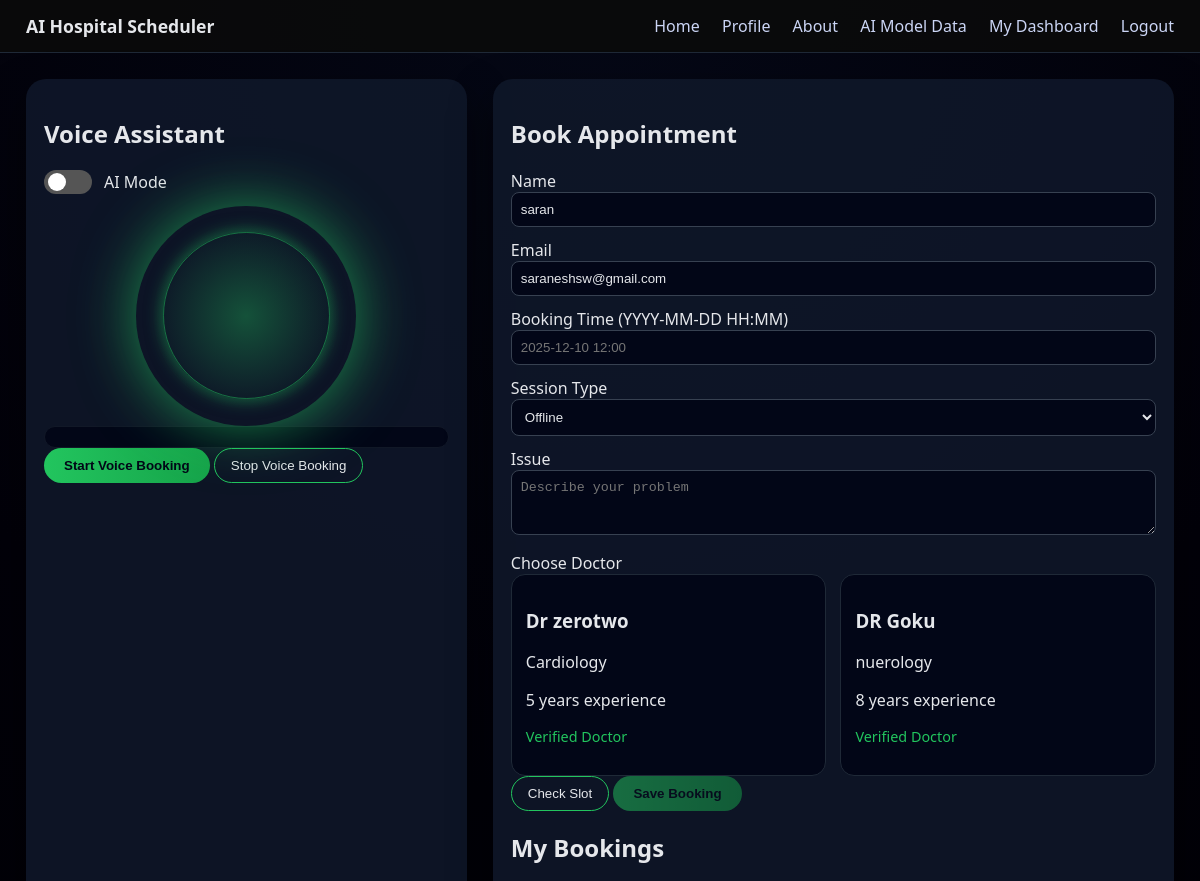
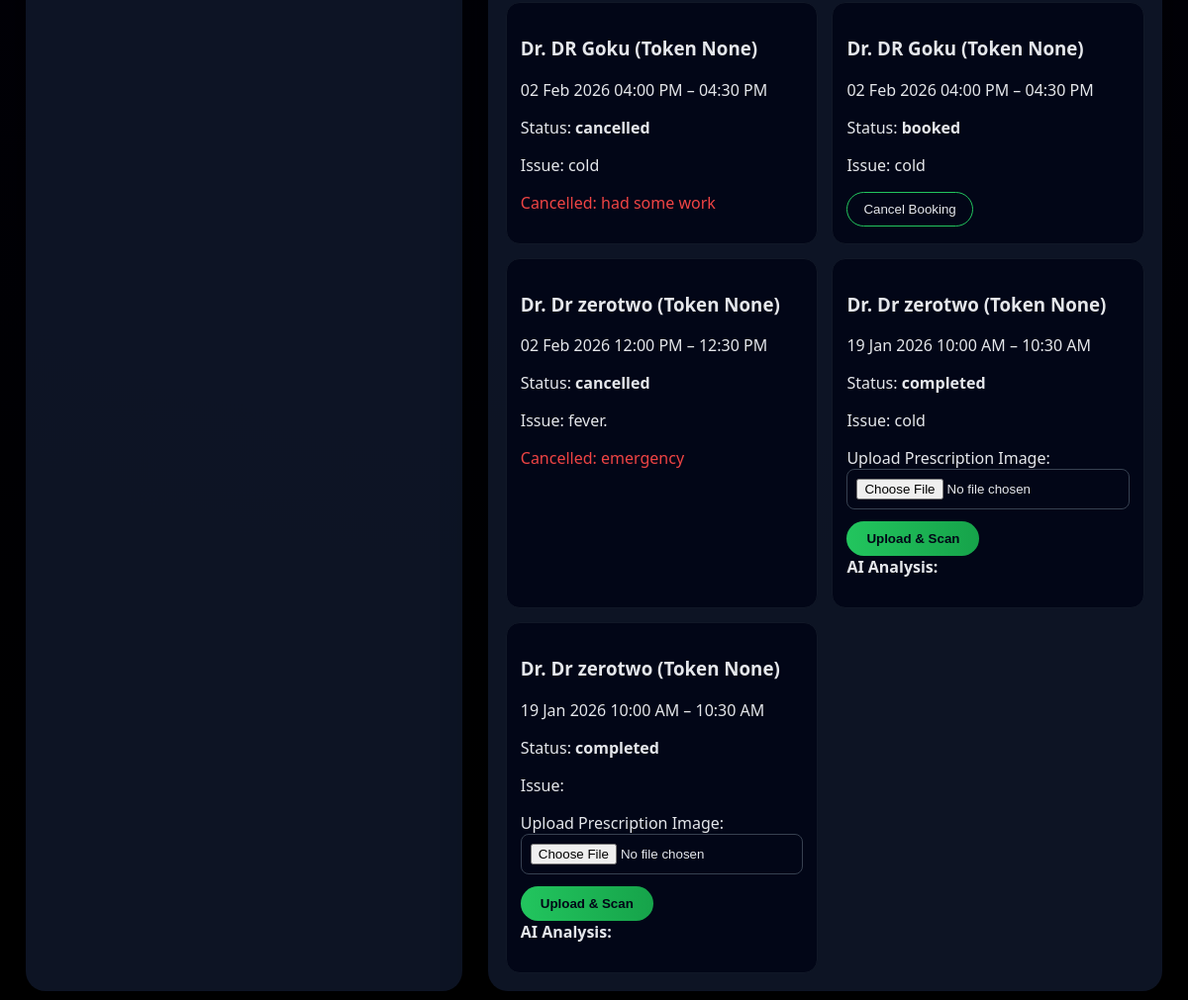
Screenshot of /user/dashboard (signed in) with the database file from the repository (2 pictures, top to bottom).
### models.py (models this page shows)
class User(db.Model, UserMixin):
    id = db.Column(db.Integer, primary_key=True)
    username = db.Column(db.String(80), unique=True, nullable=False)
    email = db.Column(db.String(120), unique=True, nullable=False)
    phone = db.Column(db.String(20))
    address = db.Column(db.Text)
    password_hash = db.Column(db.String(200), nullable=False)
    role = db.Column(db.String(20), default="user")
    created_at = db.Column(db.DateTime, default=datetime.utcnow)
    doctor_profile = db.relationship("Doctor", backref="user", uselist=False)
    bookings = db.relationship("Booking", backref="user", lazy=True)

class Doctor(db.Model):
    id = db.Column(db.Integer, primary_key=True)
    user_id = db.Column(db.Integer, db.ForeignKey("user.id"), nullable=False)
    name = db.Column(db.String(120), nullable=False)
    department = db.Column(db.String(120))
    experience_years = db.Column(db.Integer, default=0)
    certificates = db.Column(db.Text)
    created_at = db.Column(db.DateTime, default=datetime.utcnow)
    schedules = db.relationship("DoctorSchedule", backref="doctor", lazy=True)
    bookings = db.relationship("Booking", backref="doctor", lazy=True)

class Booking(db.Model):
    id = db.Column(db.Integer, primary_key=True)
    user_id = db.Column(db.Integer, db.ForeignKey("user.id"), nullable=False)
    doctor_id = db.Column(db.Integer, db.ForeignKey("doctor.id"), nullable=False)
    start_time = db.Column(db.DateTime, nullable=False)
    end_time = db.Column(db.DateTime, nullable=False)
    session_type = db.Column(db.String(20), default="offline")
    issue_description = db.Column(db.Text)
    status = db.Column(db.String(20), default="booked")
    cancel_reason = db.Column(db.Text)
    token_number = db.Column(db.Integer)
    created_at = db.Column(db.DateTime, default=datetime.utcnow)
    prescription = db.relationship("Prescription", backref="booking", uselist=False)

### app.py (the view)
@app.route("/user/dashboard")
@login_required
def user_dashboard():
    if current_user.role != "user":
        return redirect("/")
    update_booking_status()
    doctors = Doctor.query.all()
    bookings = Booking.query.filter_by(
        user_id=current_user.id
    ).order_by(Booking.start_time.desc()).all()
    notifications = Notification_win.query.filter_by(
        user_id=current_user.id,
        is_read=False
    ).all()
    return render_template(
        "user_dashboard.html",
        doctors=doctors,
        bookings=bookings,
        notifications=notifications  # <--- PASS THIS TO HTML
    )

### app.py (called while the page is built)
@login_manager.user_loader
def load_user(user_id):
    return User.query.get(int(user_id))

def update_booking_status():
    now = datetime.now()
    booked = Booking.query.filter(
        Booking.status == "booked",
        Booking.start_time <= now,
        Booking.end_time > now
    ).all()
    for b in booked:
        b.status = "ongoing"
    completed = Booking.query.filter(
        Booking.status.in_(["booked", "ongoing"]),
        Booking.end_time <= now
    ).all()
    for b in completed:
        b.status = "completed"
    db.session.commit()

### templates/user_dashboard.html (shortened to what this page needs)
{% extends "base.html" %}
{% block content %}
<div class="user-layout">
  <div class="voice-panel">
    <h2>Voice Assistant</h2>
    <div class="ai-toggle">
      <label class="switch">
        <span class="slider"></span>
      </label>
      <span>AI Mode</span>
    </div>
    <div class="glow-circle small">
      <div class="web-lines"></div>
    </div>
    <div class="chat-box">
      <div id="chat-log" class="chat-log"></div>
    </div>
    <div class="voice-buttons">
      <button id="btn-start-voice-booking" class="btn-primary">
        Start Voice Booking
      </button>
      <button id="btn-stop-voice-booking" class="btn-secondary">
        Stop Voice Booking
      </button>
    </div>
  </div>
  <div class="booking-panel">
    <h2>Book Appointment</h2>
    <form id="booking-form" onsubmit="return false;">
      <label>Name</label>
      <input type="text" id="user-name"
             value="{{ current_user.username }}" required>
      <label>Email</label>
      <input type="email" id="user-email"
             value="{{ current_user.email }}" required>
      <label>Booking Time (YYYY-MM-DD HH:MM)</label>
      <input type="text" id="booking-time"
             placeholder="2025-12-10 12:00">
      <label>Session Type</label>
      <select id="session-type">
        <option value="offline">Offline</option>
      </select>
      <label>Issue</label>
      <textarea id="issue" rows="3"
                placeholder="Describe your problem"></textarea>
      <label>Choose Doctor</label>
      <div class="doctor-cards">
        {% for d in doctors %}
        <div class="doctor-card" data-doctor-id="{{ d.id }}">
          <h3>{{ d.name }}</h3>
          <p>{{ d.department }}</p>
          <p>{{ d.experience_years }} years experience</p>
          <p class="verified">Verified Doctor</p>
        </div>
        {% endfor %}
      </div>
      <button type="button" id="btn-check-slot"
              class="btn-secondary">
        Check Slot
      </button>
      <button type="button" id="btn-open-confirm"
              class="btn-primary" disabled>
        Save Booking
      </button>
    </form>
    <h2>My Bookings</h2>
    <div class="booking-cards">
      {% for b in bookings %}
      <div class="booking-card">
        <h3>
          Dr. {{ b.doctor.name }}
          (Token {{ b.token_number }})
        </h3>
        <p>
          {{ b.start_time.strftime("%d %b %Y %I:%M %p") }}
          –
          {{ b.end_time.strftime("%I:%M %p") }}
        </p>
        <p>Status: <strong>{{ b.status }}</strong></p>
        <p>Issue: {{ b.issue_description }}</p>
        {% if b.status == "booked" %}
          <button
            class="btn-secondary btn-cancel-booking"
            data-id="{{ b.id }}">
            Cancel Booking
          </button>
        {% endif %}
        {% if b.status == "completed" %}
          <div class="prescription-upload-area">
            <label>Upload Prescription Image:</label>
            <input type="file" id="presc-file-{{ b.id }}" accept="image/*">
            <button class="btn-primary btn-upload-presc" data-id="{{ b.id }}">
              Upload & Scan
            </button>
          </div>
          <div id="scan-result-{{ b.id }}" class="scan-result hidden">
            <strong>AI Analysis:</strong>
            </div>
        {% endif %}
        {% if b.status == "cancelled" %}
          <p class="error-text">
            Cancelled: {{ b.cancel_reason }}
          </p>
        {% endif %}
      </div>
      {% endfor %}
    </div>
  </div>
</div>
{% endblock %}

### templates/base.html (shortened to what this page needs)
<!DOCTYPE html>
<html lang="en">
<head>
  <link rel="stylesheet" href="{{ url_for('static', filename='css/styles.css') }}">
</head>
<body>
<header class="top-nav">
  <div class="brand">AI Hospital Scheduler</div>
  <nav>
    <a href="{{ url_for('index') }}">Home</a>
    {% if current_user.is_authenticated %}
      <a href="#">Profile</a>
      <a href="#">About</a>
      <a href="#">AI Model Data</a>
      {% if current_user.role == "admin" %}
        <a href="{{ url_for('admin_dashboard') }}">Admin Panel</a>
      {% elif current_user.role == "doctor" %}
        <a href="{{ url_for('doctor_dashboard') }}">Doctor Dashboard</a>
      {% else %}
        <a href="{{ url_for('user_dashboard') }}">My Dashboard</a>
      {% endif %}
      <a href="{{ url_for('logout') }}" class="logout-link">Logout</a>
    {% else %}
      <a href="{{ url_for('login') }}">Login</a>
      <a href="{{ url_for('register') }}">Register</a>
    {% endif %}
  </nav>
</header>
<main>
  {% block content %}{% endblock %}
</main>
</body>
</html>

### static/css/styles.css (style rules this page uses)
* { box-sizing: border-box; }
body { margin: 0; font-family: system-ui, -apple-system, BlinkMacSystemFont, sans-serif; background: radial-gradient(circle at top, #050816 0, #020109 40%, #000000 100%); color: #e5e7eb; }
.top-nav { display: flex; justify-content: space-between; align-items: center; padding: 14px 26px; background: rgba(10, 10, 10, 0.9); border-bottom: 1px solid #1f2937; }
.top-nav a { color: #cbd5f5; margin-left: 18px; text-decoration: none; font-weight: 500; }
.brand { font-weight: 700; font-size: 1.1rem; }
.glow-circle { width: 300px; height: 300px; border-radius: 50%; background: radial-gradient(circle, rgba(34,197,94,0.35), transparent 60%); box-shadow: 0 0 60px rgba(34,197,94,0.7); position: relative; overflow: hidden; }
.glow-circle.small { width: 220px; height: 220px; margin: auto; }
.web-lines { position: absolute; inset: 12%; border-radius: 50%; border: 1px solid rgba(34,197,94,0.5); animation: spin 12s linear infinite; box-shadow: 0 0 18px rgba(34,197,94,0.5); }
.btn-primary { background: linear-gradient(90deg, #22c55e, #16a34a); color: #020617; border: none; border-radius: 999px; padding: 10px 20px; font-weight: 600; cursor: pointer; }
.btn-secondary { background: transparent; color: #e5e7eb; border: 1px solid #22c55e; border-radius: 999px; padding: 9px 16px; cursor: pointer; }
.btn-primary:disabled { opacity: 0.5; cursor: not-allowed; }
.user-layout { display: grid; grid-template-columns: 1.1fr 1.7fr; gap: 26px; padding: 26px; }
.voice-panel, .booking-panel { background: rgba(15, 23, 42, 0.88); padding: 18px; border-radius: 20px; box-shadow: 0 20px 40px rgba(0,0,0,0.5); }
.chat-log { background: #020617; border: 1px solid #111827; border-radius: 12px; padding: 10px; max-height: 180px; overflow-y: auto; font-size: 0.92rem; }
.ai-toggle { display: flex; align-items: center; gap: 12px; margin-bottom: 12px; }
.switch { position: relative; width: 48px; height: 24px; }
.slider { position: absolute; inset: 0; background: #555; border-radius: 24px; transition: 0.3s; }
.slider:before { content: ""; position: absolute; width: 18px; height: 18px; left: 4px; bottom: 3px; background: white; border-radius: 50%; transition: 0.3s; }
.booking-panel input, .booking-panel select, .booking-panel textarea { width: 100%; margin-bottom: 12px; padding: 9px; border-radius: 8px; border: 1px solid #374151; background: #020617; color: #e5e7eb; }
.doctor-cards { display: flex; flex-wrap: wrap; gap: 14px; }
.doctor-card { background: #020617; border-radius: 14px; padding: 14px; border: 1px solid #1f2937; cursor: pointer; flex: 1 0 180px; }
.verified { color: #22c55e; font-size: 0.9rem; }
.booking-cards { display: grid; grid-template-columns: repeat(auto-fit, minmax(260px,1fr)); gap: 14px; }
.booking-card { background: #020617; padding: 14px; border-radius: 14px; border: 1px solid #111827; }
.error-text { color: #ef4444; }

### rows the page displays
User: username "saran", email "saraneshsw@gmail.com"
Doctor: name "Dr zerotwo", department "Cardiology", experience_years "5"
Doctor: name "DR Goku", department "nuerology", experience_years "8"
Booking: doctor.name "DR Goku", token_number "None", start_time "02 Feb 2026 04:00 PM", end_time "04:30 PM", status "cancelled", issue_description "cold", cancel_reason "had some work"
Booking: doctor.name "DR Goku", token_number "None", start_time "02 Feb 2026 04:00 PM", end_time "04:30 PM", status "booked", issue_description "cold"
Booking: doctor.name "Dr zerotwo", token_number "None", start_time "02 Feb 2026 12:00 PM", end_time "12:30 PM", status "cancelled", issue_description "fever.", cancel_reason "emergency"
Booking: doctor.name "Dr zerotwo", token_number "None", start_time "19 Jan 2026 10:00 AM", end_time "10:30 AM", status "completed", issue_description "cold"
Booking: doctor.name "Dr zerotwo", token_number "None", start_time "19 Jan 2026 10:00 AM", end_time "10:30 AM", status "completed"
